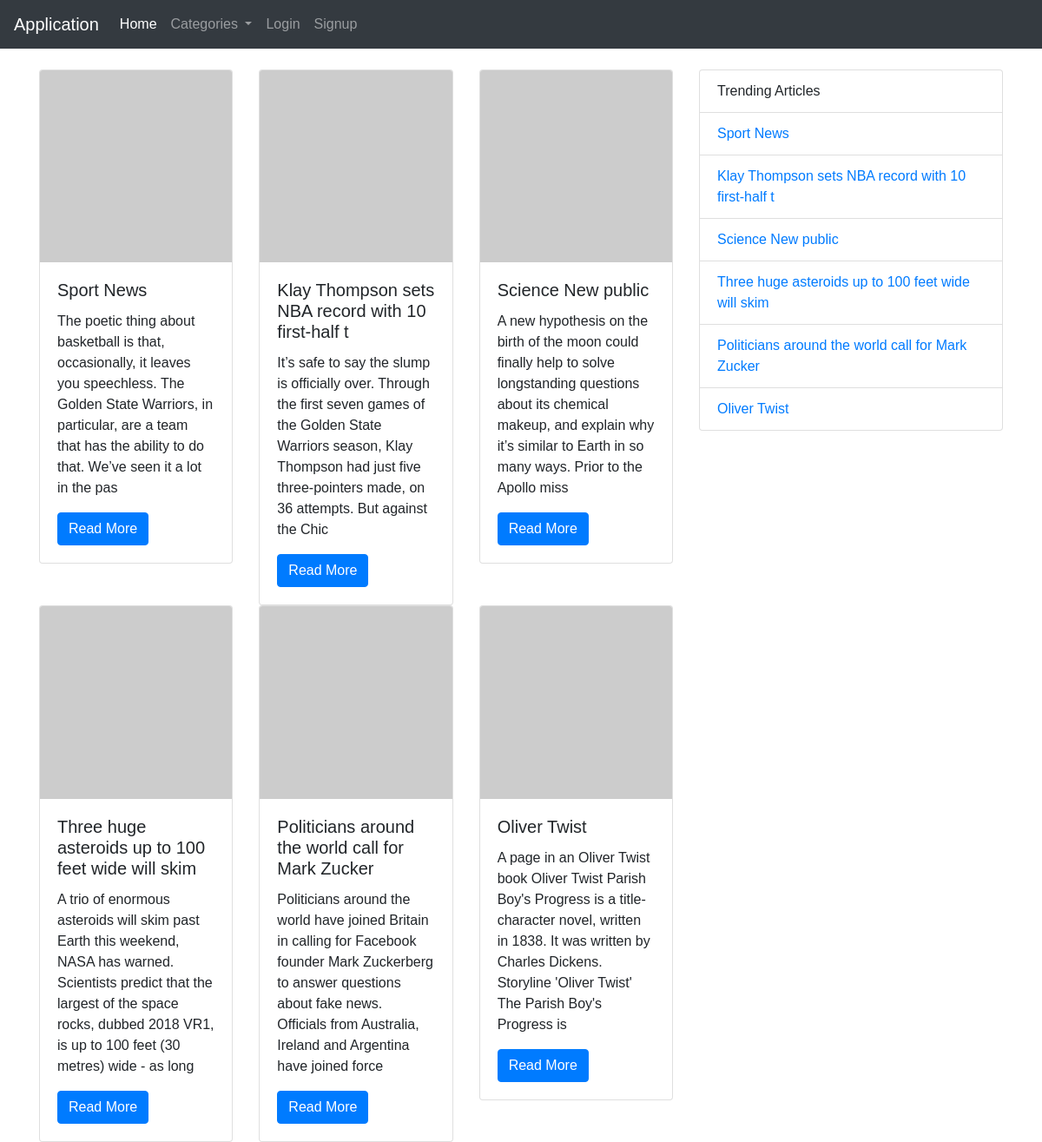
The page / on the database its author committed.
### news/models.py (models this page shows, shortened)
class News(models.Model):
    id = models.AutoField(primary_key=True)
    title = models.CharField(null=True, max_length = 50)
    content = models.CharField(max_length=5000)
    publish_date = models.DateTimeField('date published')
    views = models.IntegerField(default=0)
    likes = models.IntegerField(default=0)
    category = models.ForeignKey(Category, null=True, on_delete=models.SET_NULL)
    content_type = models.ForeignKey(ContentType, null=True, on_delete=models.SET_NULL)

### news/views.py (the view)
# urls.py: 2. Add a URL to urlpatterns:  path('', views.home, name='home')
def home(request):
    if request.user.is_authenticated:
        categories = CategoryService().getAll()
        news = NewsService().getAll()
        context = {
            "categories":categories,
            "news":getPreviewNews(news),
            "trend":getPreviewNews(news)
        }
        return render(request, 'dashboard.html', context)
    else:
        categories = CategoryService().getPublic()
        news = NewsService().getPublic()
        context = {
            "categories":categories,
            "news":getPreviewNews(news),
            "trend":getPreviewNews(news)
        }
        return render(request, 'home.html', context)

### news/models.py (called while the page is built)
    def __str__(self):
        return self.name

### news/service/news_service.py (called while the page is built)
    def getPublic(self):
        try:
            news = News.objects.filter(content_type_id=2)
        except news.DoesNotExist:
            raise Http404("Error getting news")
        return news

    def getPublic(self):
        try:
            categories = Category.objects.filter(content_type_id=2)
        except categories.DoesNotExist:
            raise Http404("Error getting news")
        return categories

### news/views.py (called while the page is built)
def getPreviewNews(news):
    for item in news:
        item.content = item.content[0:200]
    return news

### news/template/home.html
{% extends "base.html" %}
{% block navbar %}
{% include "general-nav.html" %}
{% endblock %}
{% block content %}
        <div class="row">
            <div class="col-md-8">
                <div class="row">
                    {% for item in news %}
                    <div class="col-md-4">
                        <div class="card">
                            <img class="card-img-top" src="https://via.placeholder.com/150" alt="Card image cap">
                            <div class="card-body">
                            <h5 class="card-title">{{item.title}}</h5>
                            <p class="card-text">{{item.content}}</p>
                            <a href="{% url 'news-detail' item.id%}" class="btn btn-primary">Read More</a>
                            </div>
                        </div>
                    </div>
                    {% endfor %}
                </div>
            </div>
            <div class="col-md-4">
                <ul class="list-group">
                    <li class="list-group-item">Trending Articles</li>
                    {% for item in trend %}
                    <li class="list-group-item"><a href="{% url 'news-detail' item.id%} ">{{item.title}}</a></li>
                    {% endfor %}
                </ul>
            </div>
        </div>
{% endblock %}

### news/static/css/news.css (style rules this page uses)
body { margin: 0; padding: 0; font-family: sans-serif; }

### rows shown on the page
News: title "Sport News", content "The poetic thing about basketball is that, occasionally, it leaves you speechless. The Golden State Warriors, in particular, are a team that has the ability to do that. We’ve seen it a lot in the pas"
News: title "Klay Thompson sets NBA record with 10 first-half t", content "It’s safe to say the slump is officially over. Through the first seven games of the Golden State Warriors season, Klay Thompson had just five three-pointers made, on 36 attempts. But against the Chic"
News: title "Science New public", content "A new hypothesis on the birth of the moon could finally help to solve longstanding questions about its chemical makeup, and explain why it’s similar to Earth in so many ways. Prior to the Apollo miss"
News: title "Three huge asteroids up to 100 feet wide will skim", content "A trio of enormous asteroids will skim past Earth this weekend, NASA has warned. Scientists predict that the largest of the space rocks, dubbed 2018 VR1, is up to 100 feet (30 metres) wide - as long"
News: title "Politicians around the world call for Mark Zucker", content "Politicians around the world have joined Britain in calling for Facebook founder Mark Zuckerberg to answer questions about fake news. Officials from Australia, Ireland and Argentina have joined force"
News: title "Oliver Twist", content "A page in an Oliver Twist book Oliver Twist Parish Boy's Progress is a title-character novel, written in 1838. It was written by Charles Dickens. Storyline 'Oliver Twist' The Parish Boy's Progress is"
